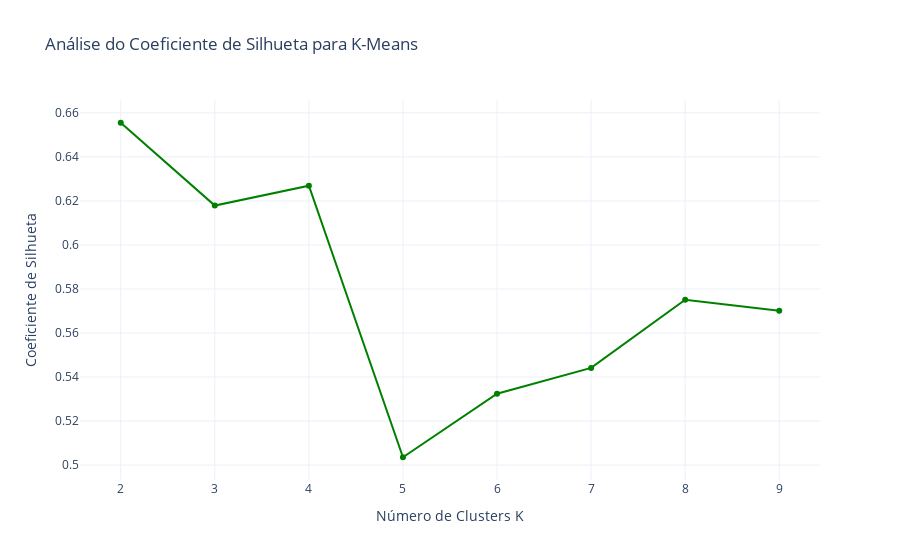

The notebook cell saved with this chart:
### Code cell
from sklearn.metrics import silhouette_score

# Coeficiente de Silhueta usando Plotly
silhouette_scores = []
K_silhouette = range(2, 10)  # O coeficiente de silhueta não está definido para k=1

for k in K_silhouette:
    kmeans = KMeans(n_clusters=k, random_state=42)
    labels = kmeans.fit_predict(correlacoes_array)
    score = silhouette_score(correlacoes_array, labels)
    silhouette_scores.append(score)

# Criar o gráfico interativo com Plotly
fig_silhouette = go.Figure()
fig_silhouette.add_trace(
    go.Scatter(
        x=list(K_silhouette),
        y=silhouette_scores,
        mode="lines+markers",
        marker=dict(color="green"),
        line=dict(dash="solid"),
        name="Coeficiente de Silhueta",
    )
)

fig_silhouette.update_layout(
    title="Análise do Coeficiente de Silhueta para K-Means",
    xaxis_title="Número de Clusters K",
    yaxis_title="Coeficiente de Silhueta",
    xaxis=dict(tickmode="linear"),
    template="plotly_white",
)

fig_silhouette.show()

### Figure 1 — Plotly figure (JSON) as saved in the notebook; plotly's stock layout.template omitted (floating-point values rounded to 4 significant figures)
{"data": [{"line": {"dash": "solid"}, "marker": {"color": "green"}, "mode": "lines+markers", "name": "Coeficiente de Silhueta", "type": "scatter", "x": [2, 3, 4, 5, 6, 7, 8, 9], "y": [0.6555, 0.6179, 0.6269, 0.5036, 0.5324, 0.5442, 0.5751, 0.5701]}], "layout": {"title": {"text": "Análise do Coeficiente de Silhueta para K-Means"}, "xaxis": {"tickmode": "linear", "title": {"text": "Número de Clusters K"}}, "yaxis": {"title": {"text": "Coeficiente de Silhueta"}}}}
